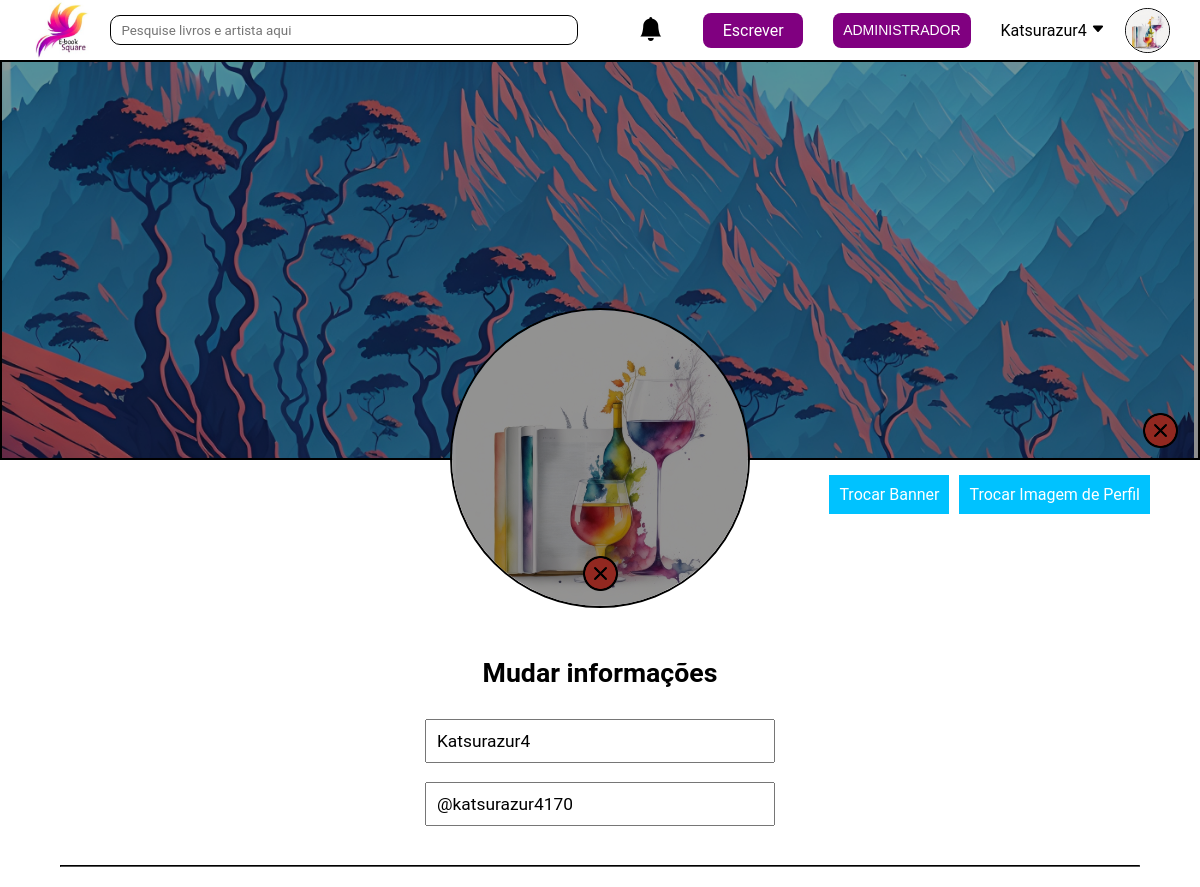
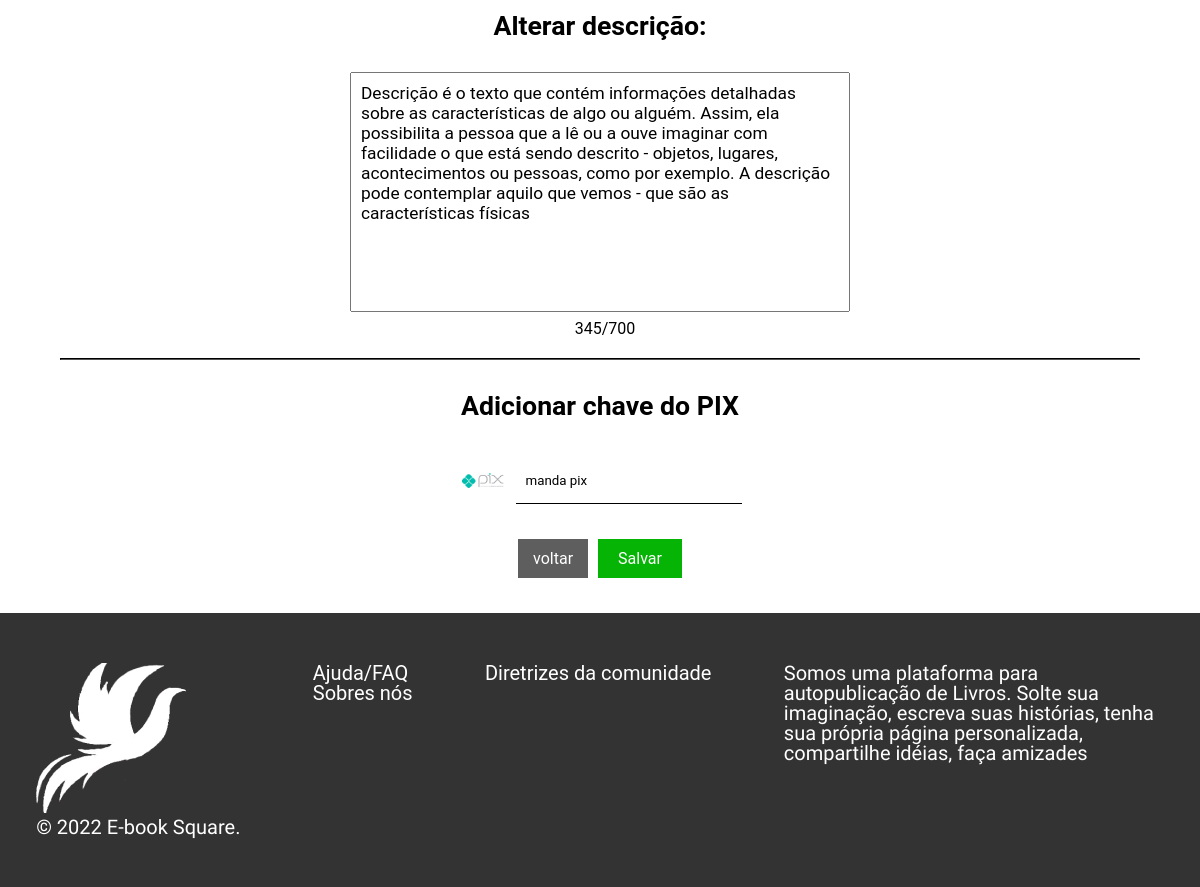
The app's page /App/View/pages/editar-perfil.php?user=37 (signed in) with its own data (2 pictures, top to bottom).
### tables this page shows
CREATE TABLE `usuario` (
  `ID_user` int(11) NOT NULL,
  `nome` varchar(80) NOT NULL,
  `codigo` varchar(20) NOT NULL,
  `email` varchar(50) NOT NULL,
  `foto` varchar(150) NOT NULL,
  `banner` varchar(150) NOT NULL,
  `descricaoUSU` varchar(1500) NOT NULL,
  `chavePix` varchar(300) NOT NULL,
  `status` int(11) NOT NULL DEFAULT 0,
  `senha` varchar(255) NOT NULL,
  `data_cad` date NOT NULL,
  `recuperar_senha` varchar(255) NOT NULL,
  `NOTmsg` tinyint(1) NOT NULL DEFAULT 1,
  `NOTatdp` tinyint(1) NOT NULL DEFAULT 1
);

### App/Model/class-log.php (called while the page is built, shortened)
<?php
class log
{
    public function findUser($refeDado)
    {
        $dados_usuario = $this->find(['*'], 'usuario', [" WHERE " . $refeDado[0]]);
        return $dados_usuario;
    }
    public function find($findDado, $tabela, $conditionRefDado)
    {
        global $pdo;
        $ComandoSQL = "SELECT $findDado[0] FROM $tabela $conditionRefDado[0]";
        $conn = $pdo->query($ComandoSQL);
        if ($conn->execute()) {
            if ($conn->rowCount() > 0) {
                $dados = $conn->fetch(PDO::FETCH_ASSOC);
                return $dados;
            }
        }
    }
    function ifBannerImgExist($bannerUser)
    {
        $banner = "../assets/IMAGENS/bannerDefault.jpg";
        return $banner;
    }
}

### App/Model/verificacao.php (called while the page is built, shortened)
<?php
require_once "_conexao/conexao.php";
require_once 'class-log.php';
if(isset($_SESSION['ID_user']) && !empty($_SESSION['ID_user'])){
    $classLog = new log();
    if(isset($_GET['user'])){
        $dadosUserPerfil = $classLog->findUser([" ID_user = ".$_GET['user']]);
    }
}

### App/View/pages/editar-perfil.php (the view, shortened to what this page needs)
<?php
include_once '../../Model/verificacao.php';
?>
<!DOCTYPE html>
<html lang="pt-br">
<head>
    <link rel="stylesheet" href="../assets/CSS/header.css">
    <link rel="stylesheet" href="../assets/CSS/footer.css">
    <link rel="stylesheet" href="../assets/CSS/editar_perfil.css">
</head>
<body>
<?php include_once 'header.php'; ?>
    <form action="../../Model/editar_db.php" method="post" enctype="multipart/form-data">
        <div class="banner_editar">
            <img class="editar_img" src="
            <?=$classLog->ifBannerImgExist($dados_usuario['banner']);?>
                        " alt="" style="width: 100%;" id="banner_perfil">
            <button type="submit" style="cursor: pointer;" name="deleteBanner"><img class="lixeira_banner"
                    src="..\assets\IMAGENS\icon_remover.png" alt=""></button>
            <div class="imagem_perfil_editar">
                <img class="img_perfil editar_img" src="
                    <?php if (empty($dados_usuario['foto'])) { ?>
                        ../assets/IMAGENS/blank.jpg
                    <?php } else { ?>
                        ../assets/IMAGEM_USUARIO/<?= $dados_usuario['foto'];
                    } ?>
                        " alt="" style="width: 100%;" id="icon_perfil">
                <button type="submit" style="cursor: pointer;" name="deleteImagemPerfil"><img class="lixeira"
                        src="..\assets\IMAGENS\icon_remover.png" alt=""></button>
            </div>
        </div>
        <div class="container_trocar_imagens">
            <label class="Botao_trocar_banner" for="file_banner_perfil">Trocar Banner</label>
            <label class="Botao_trocar_perfil" for="foto_perfil">Trocar Imagem de Perfil</label>
        </div>
        <input type="file" name="foto_perfil" id="foto_perfil" style="display: none;" accept="image/*"> <br> <br>
        <div class="container_informacoes_usuario">
            <p class="Titulo_trocar_descricao">Mudar informações</p>
            <input  maxlength="20" class="trocar_nome trocar_informacoes" type="text" name="nome" id=""
                value="<?= $dados_usuario['nome'] ?>"> <br>
            <input maxlength="20" class="troca_codigo trocar_informacoes" type="text" name="codigo" id=""
                value="<?= $dados_usuario['codigo'] ?>"> <br>
            <hr style=" border-color: black; width:90%; margin-bottom: 30px;margin-top: 20px;">
            <label class="Titulo_trocar_descricao" for="descricao">Alterar descrição:</label>
            <textarea onClick="this.setSelectionRange(0, this.value.length)" name="descricao" id="descricao" cols="30"
                rows="10" maxlength="1000" runat="server"
                style="resize: none;"><?= $dados_usuario['descricaoUSU'] ?></textarea>
            <div class="limitador">
                <span id="limite_char" style="margin-top: 2px; text-align: right;"></span>
            </div>
            <hr style=" border-color: black; width:90%; margin-bottom: 30px;margin-top: 20px;">
            <p class="Titulo_trocar_descricao">Adicionar chave do PIX</p>
            <div class="contato_doacoes">
                <div class="container_pix containers_contatos">
                    <img src="..\assets\IMAGENS\logo_pix.png" alt="">
                    <input maxlength="20" class="Pix_contato input_doacoes"
                        placeholder="Pix: <?= $dados_usuario['chavePix']; ?>" type="text" name="pix" id="pix"
                        value="<?=$dados_usuario['chavePix'] ?>"
                        onClick="this.setSelectionRange(0, this.value.length)">
                </div>
            </div>
            <div class="salvar_voltar">
                <a class="voltar" href="perfil.php?user=<?=$_SESSION['ID_user'];?>">voltar</a>
                <button class="salvar" type="submit" style=" cursor: pointer;" name="atualizar"
                    id="submit">Salvar</button>
            </div>
        </div>
    </form>
    <?php include_once 'footer.php'; ?>
</body>
</html>

### App/View/pages/header.php (shortened to what this page needs)
<link rel="stylesheet" href="https://cdn.jsdelivr.net/npm/bootstrap-icons@1.10.4/font/bootstrap-icons.css">
<header id="header">
        <div class="container-header">
            <div class="img-logo-header">
                <a href="feed.php"><img src="../assets/IMAGENS/logo.jpg" alt="" class="logo-header"></a>
            </div>
            <ul class="dropdown">
            <li  class="pesquisa_li" style="margin-left:-20px ; ">
                <input  on="pesquisa_selecionada()" id="pesquisa" class="pesquisa" type="search" placeholder="Pesquise livros e artista aqui">
            </li>
            <?php if(isset($_SESSION['ID_user']) && !empty($_SESSION['ID_user'])){ ?>
<li class="notificacoes">
    <i class="bi bi-bell-fill" onclick="abrir_notificacao()" id="iconNot"></i>
</li>
<?php }?>
            <li class="block-right">
                <a href="pre-criacao.php">
                    <div class="type-new-history">
                        Escrever
                    </div>
                </a>
                <?php
                    if (isset($_SESSION['ID_user'])):
                        if($dados_usuario['status'] == 1){
                        ?>
                        <a href="painel-adm.php">
                            <div class="type-new-history" style="width: auto; padding: 10px;">
                                <span style="color: white; font-family:'Franklin Gothic Medium', 'Arial Narrow', Arial, sans-serif; font-size: 14px; font-weight: 500;" >ADMINISTRADOR</span>
                            </div>
                        </a>
                        <?php }?>
                        <div class="icone-user">
                            <p onclick="clique_perfil()" for="dropdown_perfil" id="nome" name="nome" class="nome_user">
                                <?= $dados_usuario['nome']; ?>
                            <svg id="dropdown_perfil_girar" xmlns="http://www.w3.org/2000/svg" width="14" height="14"
                                fill="currentColor" class="bi bi-caret-down-fill" viewBox="0 0 16 16">
                                <path
                                    d="M7.247 11.14 2.451 5.658C1.885 5.013 2.345 4 3.204 4h9.592a1 1 0 0 1 .753 1.659l-4.796 5.48a1 1 0 0 1-1.506 0z" />
                            </svg></p></p>
                            <div class="avatar-header">
                                <a href="Perfil.php?user=<?=$dados_usuario['ID_user']?>">
                                    <img class="editar_img" src="
                                            <?php if (isset($dados_usuario['foto']) && !empty($dados_usuario['foto'])) { ?>
                                    ../assets/IMAGEM_USUARIO/<?= $dados_usuario['foto'] ?>
                                            <?php } else { ?>
                                    ../assets/IMAGENS/blank.jpg
                                            <?php } ?>
                                " alt="Foto de perfil" name="perfil" id="perfil-header">
                                </a>
                            </div>
                        </div>
                <?php
                endif;
                ?>
            </li>
        </ul>
        </div>
</header>

### App/View/assets/CSS/header.css (style rules this page uses)
* { padding: 0; margin: 0; box-sizing: border-box; font-family: 'Roboto', sans-serif; text-decoration: none !important; color: black; }
body { overflow-x: hidden; }
.nome_user { margin-bottom: 0rem !important; }
header { z-index: 5; max-height: 60px; background-color: rgb(255, 255, 255); box-shadow: 0px 0px 2px 2px #1f1e1e27; }
.container-header { height: 60px; display: flex; justify-content: space-around; }
.logo-header { width: 70px; }
.icone-user { display: flex !important; align-items: center !important; gap: 10px; position: relative; cursor: pointer; }
#nome { position: relative; }
.block-right { display: flex; align-items: center; position: relative; gap: 30px; margin-left: -20px; }
.avatar-header { border-radius: 100%; height: 45px; width: 45px; display: flex; align-items: center; justify-content: center; }
.avatar-header img { border: 1px solid black; user-select: none; border-radius: 100%; margin-top: 5px; height: 45px; width: 45px; filter: brightness(1); }
.img-logo-header { margin-left: 30px; }
.type-new-history { width: 100px; height: 35px; display: flex; justify-content: center; align-items: center; background-color: var(--roxa); color: white !important; border-radius: 8px; cursor: pointer; }
.editar_img { object-fit: cover; }
.container-header .dropdown li { color: black; list-style: none; }
.container-header .dropdown { height: 100%; width: 100vw; display: flex; gap: 30px; justify-content: space-evenly; align-items: center !important; }
.pesquisa { border: 1px solid black; padding: 5px; padding-left: 10px; width: 39vw; height: 30px; border-radius: 10px; }
svg { transition: 0.5s; }
.pesquisa_li { position: relative; }
.notificacoes { position: relative; }
.notificacoes .bi-bell-fill { font-size: 18pt; color: rgb(0, 0, 0); cursor: pointer; }
ol, ul { padding-left: 0 !important; }
img, svg { vertical-align: baseline !important; }

### App/View/assets/CSS/editar_perfil.css (style rules this page uses)
* { padding: 0; margin: 0; box-sizing: border-box; font-family: 'Roboto', sans-serif; text-decoration: none; color: black; }
body { overflow-x: hidden; width: 100vw; height: 100vh; }
.banner_editar { filter: brightness(.6); display: flex; justify-content: center; width: 100vw; height: 400px; border: 2px solid black; position: relative; }
.editar_img { object-fit: cover; }
.lixeira_banner { height: 35px; width: 35px; position: absolute; right: 20px; bottom: 10px; }
.img_perfil { position: relative; }
.lixeira { position: absolute; margin: auto; bottom: 15px; left: 0; right: 0; z-index: 2; height: 35px; width: 35px; }
.container_trocar_imagens { margin-top: 10px; width: 100vw; display: flex; justify-content: right; }
.Botao_trocar_banner { background-color: #00C2FF; padding: 10px; margin: 5px; color: white; cursor: pointer; }
.Botao_trocar_perfil { margin: 5px; background-color: #00C2FF; padding: 10px; margin-right: 50px; color: white; cursor: pointer; }
.imagem_perfil_editar { z-index: 1; display: flex; height: 300px; width: 300px; border: 2px solid black; border-radius: 100%; margin: 0 auto; position: absolute; bottom: -150px; overflow: hidden; }
.container_informacoes_usuario { display: flex; flex-direction: column; justify-content: center; align-items: center; width: 100%; margin-top: 100px; }
form { width: 100%; }
.trocar_informacoes { padding: 10px; font-size: 13pt; width: 350px; }
.Titulo_trocar_descricao { margin: 0px 0 30px; font-size: 20pt; font-weight: 600; }
#descricao { width: 500px; height: 240px; padding: 10px; font-size: 13pt; }
.containers_contatos { display: flex; margin-top: 5px; }
.containers_contatos img { width: 47px; height: 47px; margin-right: 10px; }
.salvar_voltar { display: flex; margin-top: 30px; margin-bottom: 30px; }
.salvar { padding: 10px 20px; margin: 5px; color: white; background-color: rgb(5, 180, 5); font-size: 12pt; border: none; }
.voltar { font-size: 12pt; color: white; padding: 10px 15px; margin: 5px; background-color: rgb(94, 94, 94); text-align: center; }
.limitador { margin-top: 5px; display: flex; justify-content: space-between; align-items: center; gap: 10px; }
.input_doacoes { padding-left: 10px; padding-right: 25px; border: none; outline: none; border-bottom: 1px solid black; }

### App/View/assets/CSS/config.css (style rules this page uses)
:root { --roxa: #800080; --roxa-hover: #690069; --roxa-op: #80008091; }

### records on screen
usuario: nome "Katsurazur4", codigo "@katsurazur4170", descricao "Descrição é o texto que contém informações detalhadas sobre as características de algo ou alguém. Assim, ela possibilita a pessoa que a lê ou a ouve imaginar com facilidade o que está sendo descrito - objetos, lugares, acontecimentos ou pessoas, como por exemplo. A descrição pode contemplar aquilo que vemos - que são as características físicas", pix "manda pix"
